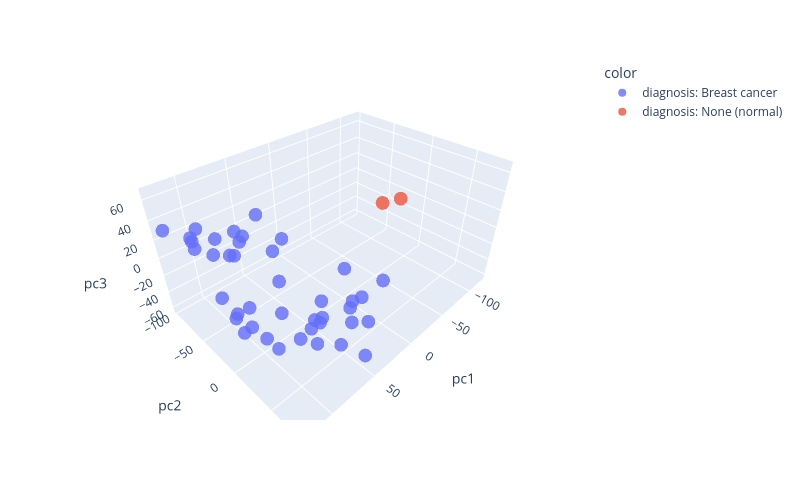

Notebook code cell kept with this figure:
### Code cell
import plotly.express as px 

figure = px.scatter_3d(
    pd.DataFrame(x_test, columns = ['pc1', 'pc2', 'pc3']),
    color = y_test,
    labels = y_test,  
    x = 'pc1',
    y = 'pc2',
    z = 'pc3',
    opacity = 0.8,
    width = 800,
    height = 500)

figure.update_layout(coloraxis_showscale = False, showlegend = True)

figure.show() 
# figure.write_image("./output_plots/pca-plot.png")

### Figure 1 — Plotly figure (JSON) as saved in the notebook; plotly's stock layout.template omitted (floating-point values rounded to 4 significant figures)
{"data": [{"hovertemplate": "color=diagnosis: Breast cancer<br>pc1=%{x}<br>pc2=%{y}<br>pc3=%{z}<extra></extra>", "legendgroup": "diagnosis: Breast cancer", "marker": {"color": "#636efa", "opacity": 0.8, "symbol": "circle"}, "mode": "markers", "name": "diagnosis: Breast cancer", "scene": "scene", "showlegend": true, "type": "scatter3d", "x": [63.21, 97.4, 78.62, 80.68, 88.83, 58.27, 60.73, 110.1, 18.3, 123.6, 84.87, 74.72, 110.3, 90.45, 95.59, 116.9, 112.8, 83.25, 81.75, 63.43, 92.83, 119.9, 81.16, 108.5, 119.5, 103.8, 98.45, 80.14, 55.79, 56.94, 72.72, 45.44, 114.8, 74.23, 91.1, 80.07, 75.38, 59.79, 67.53, 35.57, 95.05], "y": [67.57, -57.67, 2.246, 0.4784, 16.27, -16.96, 58.82, -74.99, 62.19, -97.95, -10.44, 46.48, -72.48, -8.344, -40.4, -25.45, -5.696, -49.39, 50.49, 70.04, 12.34, -1.732, -59.55, 0.9753, 1.064, -7.742, -64.37, -48.53, 79.83, 73.24, -55.18, 70.28, -65.71, 69.26, 41.22, 46.41, 36.47, 66.77, 41.36, 5.763, -96.48], "z": [9.926, 27.44, 5.379, 36.43, -13.66, 28.34, 40.98, 22.33, 6.261, 29.2, 66.76, -12.71, 15.9, -61.88, 18.23, -6.102, -35.13, 32.27, -28.47, -3.482, -56.63, -10.28, -0.08873, -4.746, -3.697, -36.64, 7.461, 20.37, -1.025, 20.28, 19.4, -56.4, 32.99, -20.44, -22.76, -5.934, -26.56, 13.96, -15.99, -42.77, 18.05]}, {"hovertemplate": "color=diagnosis: None (normal)<br>pc1=%{x}<br>pc2=%{y}<br>pc3=%{z}<extra></extra>", "legendgroup": "diagnosis: None (normal)", "marker": {"color": "#EF553B", "opacity": 0.8, "symbol": "circle"}, "mode": "markers", "name": "diagnosis: None (normal)", "scene": "scene", "showlegend": true, "type": "scatter3d", "x": [-25.1, -121.1], "y": [40.98, -52.78], "z": [56.8, -25.94]}], "layout": {"coloraxis": {"showscale": false}, "height": 500, "legend": {"title": {"text": "color"}, "tracegroupgap": 0}, "margin": {"t": 60}, "scene": {"domain": {"x": [0, 1], "y": [0, 1]}, "xaxis": {"title": {"text": "pc1"}}, "yaxis": {"title": {"text": "pc2"}}, "zaxis": {"title": {"text": "pc3"}}}, "showlegend": true, "width": 800}}
